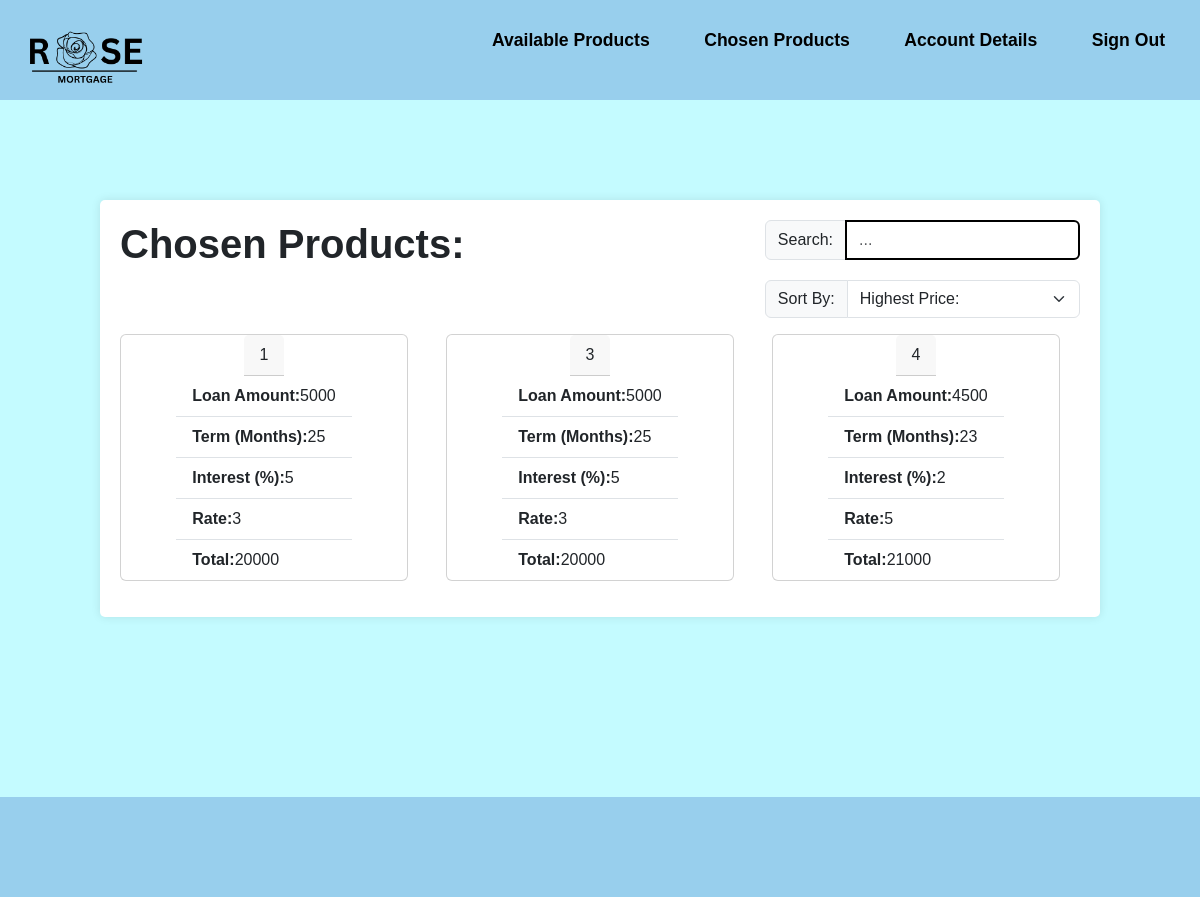
The page /MemberChosenProducts.php on the database its author committed.
### tables this page shows
CREATE TABLE "Quote" (
	"Quote_ID"	INTEGER NOT NULL,
	"Product_ID"	INTEGER NOT NULL,
	"RegisteredUser_ID"	INTEGER NOT NULL,
	"loan_amount"	INTEGER NOT NULL,
	"term"	INTEGER NOT NULL,
	"interest"	INTEGER NOT NULL,
	"rate"	INTEGER NOT NULL,
	"total"	INTEGER NOT NULL,
	"product_starred"	INTEGER NOT NULL,
	FOREIGN KEY("Quote_ID") REFERENCES "Quote"("Quote_ID"),
	FOREIGN KEY("Product_ID") REFERENCES "Product"("Product_ID"),
	FOREIGN KEY("RegisteredUser_ID") REFERENCES "RegisteredUser"("RegisteredUser_ID"),
	PRIMARY KEY("Quote_ID" AUTOINCREMENT)
);

### MemberChosenProducts.php (the view, shortened to what this page needs)
<?php
require_once 'connection.php';
$sql = "SELECT * FROM Quote WHERE product_starred = 1";
$statement = $db->query($sql);
?>
<!DOCTYPE html>
<html lang="en">
<head>
  <link rel="stylesheet" href="https://cdn.jsdelivr.net/npm/bootstrap@5.3.2/dist/css/bootstrap.min.css"
>
  <link rel="stylesheet" href="style.css">
</head>
<body>
  <header class="flex-container">
    <a href="MemberViewProducts.php"> <img src="Assets/logo.png" alt="Rose Mortgage"> </a>
    <div>
      <ul class="nav-links">
        <li><a href="MemberViewProducts.php">Available Products</a></li>
        <li><a href="MemberChosenProducts.php">Chosen Products</a></li>
        <li><a href="MemberAccountDetails.php">Account Details</a></li>
        <li><a href="home.php">Sign Out</a></li>
      </ul>
    </div>
  </header>
  <div class="largecontainer">
    <div class="flex-container">
      <div>
        <h1><b>Chosen Products:</b></h1>
      </div>
      <div>
        <div class="input-group flex-nowrap">
          <span class="input-group-text" id="addon-wrapping">Search:</span>
          <input type="text" class="form-control" placeholder="..." aria-label="Username"
            aria-describedby="addon-wrapping">
        </div>
        <div class="input-group mb-3">
          <label class="input-group-text" for="inputGroupSelect01">Sort By:</label>
          <select class="form-select" id="inputGroupSelect01">
            <option selected>Highest Price:</option>
          </select>
        </div>
      </div>
    </div>
    <div class="flex-table">
      <?php
      while ($row = $statement->fetch(PDO::FETCH_ASSOC)) {
      ?>
      <div class="card" style="width: 18rem;">
        <div class="card-header">
          <?php echo $row["Quote_ID"]; ?>
        </div>
        <ul class="list-group list-group-flush">
          <li class="list-group-item"><b>Loan Amount:</b><?php echo $row["loan_amount"]; ?></li>
          <li class="list-group-item"><b>Term (Months):</b><?php echo $row["term"]; ?></li>
          <li class="list-group-item"><b>Interest (%):</b><?php echo $row["interest"]; ?></li>
          <li class="list-group-item"><b>Rate:</b><?php echo $row["rate"]; ?></li>
          <li class="list-group-item"><b>Total:</b><?php echo $row["total"]; ?></li>
        </ul>
      </div>
      <?php
      }
      ?>
    </div>
  </div>
  <footer>
  </footer>
</body>
</html>

### style.css (style rules this page uses)
* { margin: 0; padding: 0; text-decoration: none; font-family: Arial, Helvetica, sans-serif; box-sizing: border-box; list-style: none; }
a { color: #000; text-decoration: none; }
header { background-color: #98CFED; padding: 10px; color: black; height: 100px; width: 100%; top: 0; display: flex; justify-content: flex-start; align-items: center; z-index: 1000; }
.nav-links li { display: inline-block; position: relative; margin: 0 25px; }
.nav-links li a { font-weight: bold; font-size: 1.1rem; text-decoration: none; color: black; }
.nav-links li::after { content: ''; width: 0%; height: 2px; background: #000; display: block; margin: auto; position: absolute; top: 100%; left: 50%; transform: translate(-50%); transition: 0.7s; }
header img { width: 150px; height: auto; }
body { background-color: #c4fbff; display: flex; flex-direction: column; min-height: 100vh; }
.card { height: 100%; display: flex; justify-content: center; align-items: center; }
ul { flex: 1; margin-bottom: 20px; }
ul li { list-style-type: disc; }
.form-control { border: 2px solid black; }
.largecontainer { width: 1000px; margin: 100px auto 80px; padding: 20px; background-color: #fff; border-radius: 5px; box-shadow: 0 0 10px rgba(0, 0, 0, 0.1); }
.flex-container { display: flex; flex-direction: row; justify-content:space-between; }
.flex-table { display:flex; flex-direction: row; flex-wrap: wrap; align-content: flex-start; justify-content: space-between; margin-right: 20px; margin-bottom: 1em; }
label { display: block; font-weight: bold; }
.input-group { margin-bottom: 20px; }
footer { background-color: #98CFED; padding: 10px; color: black; height: 100px; width: 100%; bottom: 0; z-index: 1000; margin-top: 100px; }

### rows shown on the page
quote: Quote_ID "1", loan_amount "5000", term "25", interest "5", rate "3", total "20000"
quote: Quote_ID "3", loan_amount "5000", term "25", interest "5", rate "3", total "20000"
quote: Quote_ID "4", loan_amount "4500", term "23", interest "2", rate "5", total "21000"
